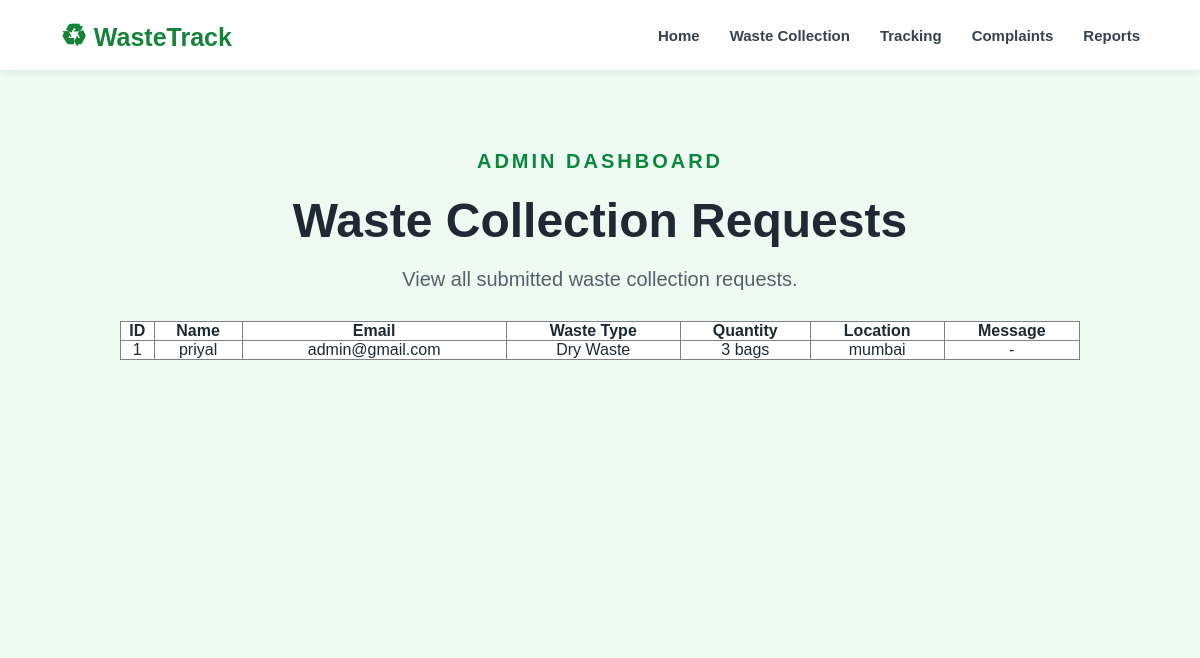
Page /dashboard on the earlier database version.
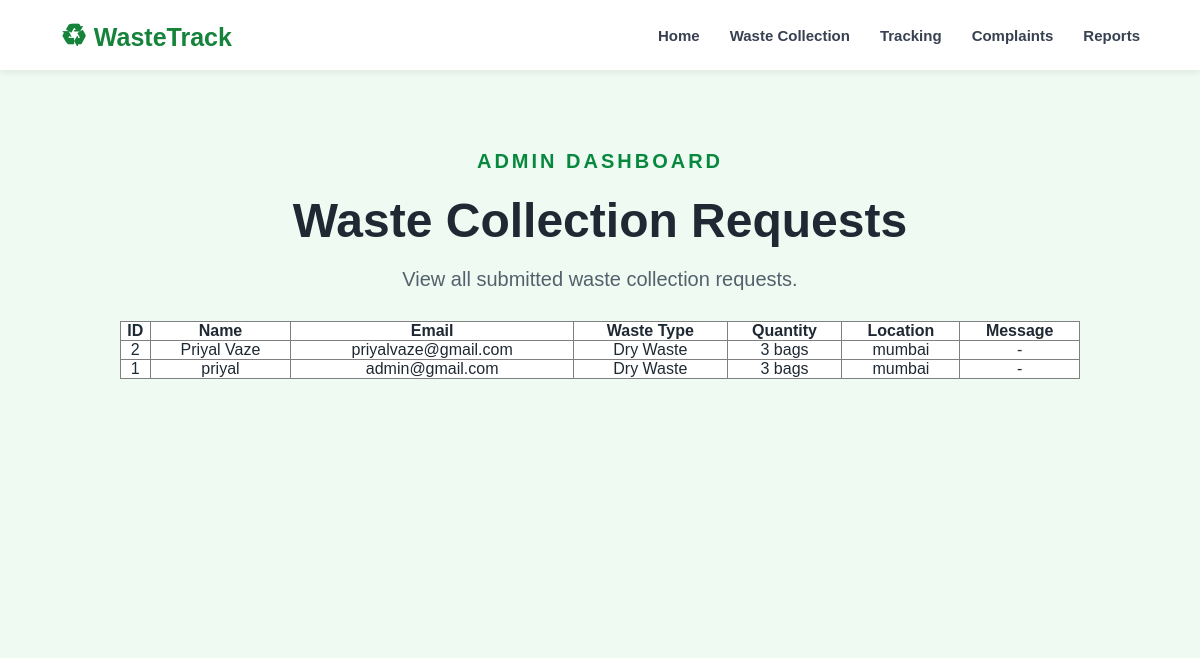
Same page on the later database version.
### tables this page shows
CREATE TABLE waste_collection (
            id INTEGER PRIMARY KEY AUTOINCREMENT,
            name TEXT NOT NULL,
            email TEXT NOT NULL,
            waste_type TEXT NOT NULL,
            quantity TEXT NOT NULL,
            address TEXT NOT NULL
        , message TEXT);

### app.py (the view)
@app.route("/dashboard")
def dashboard():
    conn = sqlite3.connect("database.db")
    cursor = conn.cursor()
    cursor.execute("""
        SELECT id, name, email, waste_type, quantity, address, message
        FROM waste_collection
        ORDER BY id DESC
    """)
    requests = cursor.fetchall()
    conn.close()
    return render_template(
        "dashboard.html",
        requests=requests
    )

### templates/dashboard.html (shortened to what this page needs)
<!DOCTYPE html>
<html lang="en">
<head>
    <link rel="stylesheet"
          href="{{ url_for('static', filename='style.css') }}">
</head>
<body>
    <header class="navbar">
        <div class="logo">
            <span>♻</span> WasteTrack
        </div>
        <nav>
            <a href="/">Home</a>
            <a href="/waste-collection">Waste Collection</a>
            <a href="/tracking">Tracking</a>
            <a href="/complaints">Complaints</a>
            <a href="/reports">Reports</a>
        </nav>
    </header>
    <section class="page-content">
        <p class="section-label">ADMIN DASHBOARD</p>
        <h1>Waste Collection Requests</h1>
        <p>
            View all submitted waste collection requests.
        </p>
        <div style="overflow-x:auto; margin-top:30px;">
            <table border="1"
                   cellpadding="12"
                   cellspacing="0"
                   style="width:100%; border-collapse:collapse; background:white;">
                <thead>
                    <tr>
                        <th>ID</th>
                        <th>Name</th>
                        <th>Email</th>
                        <th>Waste Type</th>
                        <th>Quantity</th>
                        <th>Location</th>
                        <th>Message</th>
                    </tr>
                </thead>
                <tbody>
                    {% if requests %}
                        {% for request in requests %}
                        <tr>
                            <td>{{ request[0] }}</td>
                            <td>{{ request[1] }}</td>
                            <td>{{ request[2] }}</td>
                            <td>{{ request[3] }}</td>
                            <td>{{ request[4] }}</td>
                            <td>{{ request[5] }}</td>
                            <td>{{ request[6] or "-" }}</td>
                        </tr>
                        {% endfor %}
                    {% else %}
                        <tr>
                            <td colspan="7">
                                No waste collection requests found.
                            </td>
                        </tr>
                    {% endif %}
                </tbody>
            </table>
        </div>
    </section>
</body>
</html>

### static/style.css (style rules this page uses)
* { margin: 0; padding: 0; box-sizing: border-box; }
html { scroll-behavior: smooth; }
body { margin: 0; font-family: Arial, sans-serif; background: #effaf2; color: #1f2933; overflow-x: hidden; }
.navbar { height: 70px; background: white; display: flex; align-items: center; justify-content: space-between; padding: 0 60px; box-shadow: 0 2px 8px rgba(0, 0, 0, 0.08); position: sticky; top: 0; z-index: 1000; }
.logo { font-size: 25px; font-weight: bold; color: #16833b; }
.logo span { font-size: 30px; }
.navbar nav { display: flex; align-items: center; gap: 30px; }
.navbar nav a { text-decoration: none; color: #374151; font-size: 15px; font-weight: 600; transition: 0.3s; }
.section-label { color: #16833b; font-size: 13px; font-weight: bold; letter-spacing: 2px; margin-bottom: 15px; }
.page-content { min-height: 70vh; padding: 80px 10%; background: #effaf2; text-align: center; }
.page-content h1 { font-size: 48px; color: #1f2933; margin: 20px 0; }
.page-content p { font-size: 20px; color: #52616b; }
.page-content .section-label { color: #07883f; font-weight: bold; letter-spacing: 3px; }

Differences in the rows shown:
added waste_collection: id "2", name "Priyal Vaze", email "priyalvaze@gmail.com", waste_type "Dry Waste", quantity "3 bags", address "mumbai", message "-"
